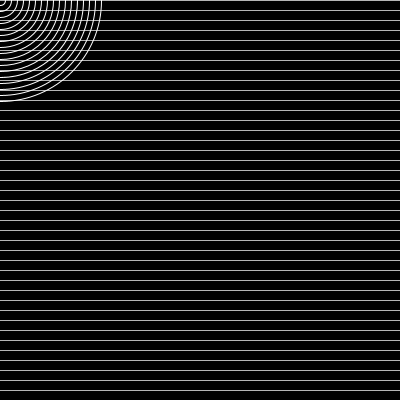
Frame 1 (no input)
Frame 60 (the mouse pressed at the canvas centre just before this capture): identical to frame 1, image omitted
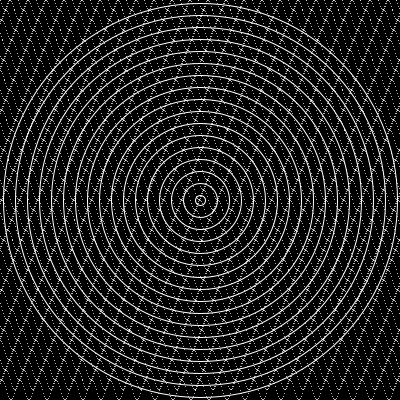
Frame 120 (the mouse held since frame 60 and released just before this capture)

The Processing sketch that drew these frames (run headless with seeded random() and noise(); from frame 60 on, the mouse is pressed at the canvas centre):

// Processing sketch: Interference_and_moir__pattern
// ── Interference_and_moir__pattern.pde
/* Interference and moiré pattern
Ira Greenberg, October 18, 2005 */
float interval;
float spacer;
// Experiment with these values
float angle = 0;
float amplitude = .05;
float waveGap = 10;
float frequency = .1;
float ringGrowthRate = .5;
boolean isInactive = true;
void setup(){
size(400, 400);
interval = width*.03;
spacer = interval;
noFill();
frameRate(30);
}
void draw(){
background(0);
stroke(255);
float py = 0;
/* This nested for loop fills the frame
with a wave pattern. Some of its properties
are controlled, in part, by the mouse position*/
for (int i=0; i<height; i+=waveGap){
for (int j=0; j<width; j++){
py = i+sin(radians(angle))*mouseY*amplitude;
point(j, py);
angle+=mouseX*frequency;
}
}
// draw concentric ring pattern
for (int i=0; i<width/2*spacer/interval; i+=spacer){
ellipse(mouseX, mouseY, 10+i, 10+i);
}
// describe mouse press behavior
if (mousePressed){
angle = 0;
isInactive = false;
// grow rings
if (spacer < interval*2){
spacer += ringGrowthRate;
}
}
// shrink rings
if (isInactive){
if (spacer> interval){
spacer -= ringGrowthRate;
}
}
}
// allows ring to shrink
void mouseReleased(){
isInactive = true;
}
